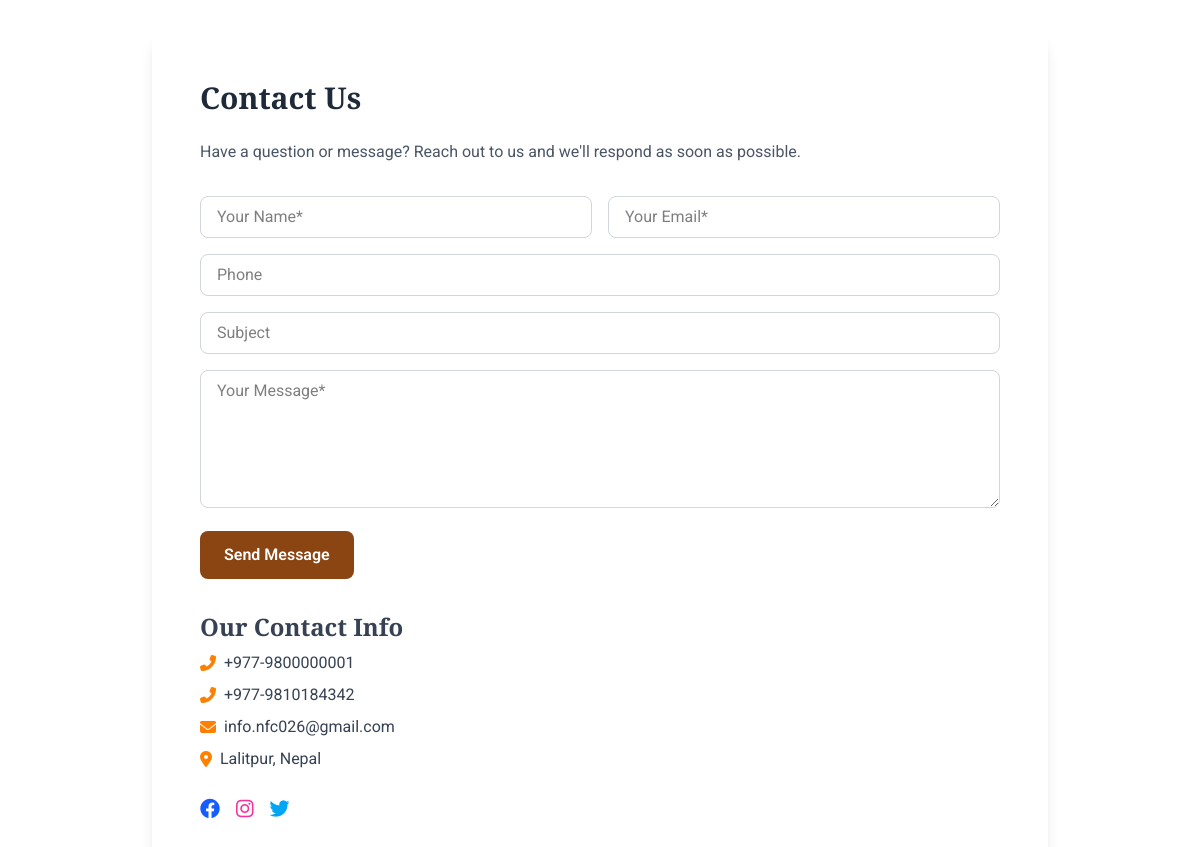
Page /contact/ on the committed database.
### dashboard/models.py (models this page shows, shortened)
class Organization(models.Model):
    name = models.CharField(max_length=200, default="My Store")
    logo = models.ImageField(upload_to='org/', blank=True, null=True)
    email = models.EmailField()
    phone = models.CharField(max_length=15)
    phone_secondary = models.CharField(max_length=15, blank=True)
    address = models.TextField()
    facebook = models.URLField(blank=True)
    instagram = models.URLField(blank=True)
    twitter = models.URLField(blank=True)
    youtube = models.URLField(blank=True)
    tiktok = models.URLField(blank=True)
    class Meta:
        verbose_name = 'Organization Info'
        verbose_name_plural = 'Organization Info'

### ecommerce/views.py (the view, shortened to what this page needs)
# urls.py: path('contact/',views.contact_view,name='contact'),
def contact_view(request):
    return render(request, 'website/pages/contact.html')

### ecommerce/base_urls.py (called while the page is built)
def base_urls(request):
    return {
        "FOOD_BASE_URL": "https://www.food.hellobajar.com",
        "ECOMMERCE_BASE_URL": "https://www.hellobajar.com",
    }

### ecommerce/context_processors.py (called while the page is built)
def nepal_locations(request):
    file_path = os.path.join(settings.BASE_DIR, 'static', 'data', 'nepal_provinces.json')
    with open(file_path, 'r', encoding='utf-8') as f:
        data = json.load(f)
    return {
        'nepal_locations': data
    }

### templates/website/pages/contact.html (shortened to what this page needs)
{% extends 'website/components/base.html' %}
{% block content %}
<div class="mt-8 max-w-4xl mx-auto bg-white rounded-xl shadow-lg p-8 md:p-12 fade-in">
  <h1 class="text-3xl font-bold text-gray-800 mb-6">Contact Us</h1>
  <p class="text-gray-600 mb-8">Have a question or message? Reach out to us and we'll respond as soon as possible.</p>
  <div class="grid grid-cols-1 md:grid-cols-2 gap-8">
    <form method="POST" class="space-y-4 md:col-span-2">
      <div class="grid grid-cols-1 md:grid-cols-2 gap-4">
        <input type="text" name="name" placeholder="Your Name*" required
               class="w-full border border-gray-300 rounded-lg px-4 py-2 focus:ring-2 focus:ring-[var(--primary)] outline-none transition">
        <input type="email" name="email" placeholder="Your Email*" required
               class="w-full border border-gray-300 rounded-lg px-4 py-2 focus:ring-2 focus:ring-[var(--primary)] outline-none transition">
      </div>
      <input type="text" name="phone" placeholder="Phone"
             class="w-full border border-gray-300 rounded-lg px-4 py-2 focus:ring-2 focus:ring-[var(--primary)] outline-none transition">
      <input type="text" name="subject" placeholder="Subject"
             class="w-full border border-gray-300 rounded-lg px-4 py-2 focus:ring-2 focus:ring-[var(--primary)] outline-none transition">
      <textarea name="message" placeholder="Your Message*" required rows="5"
                class="w-full border border-gray-300 rounded-lg px-4 py-2 focus:ring-2 focus:ring-[var(--primary)] outline-none transition"></textarea>
      <button type="submit" class="btn bg-[var(--bg-brown)] text-white ">Send Message</button>
    </form>
    <div class="flex flex-col justify-start space-y-2">
      <h2 class="text-2xl font-semibold text-gray-700">Our Contact Info</h2>
      {% if organization.phone %}
        <p class="flex items-center gap-2 text-gray-700">
          <i class="fas fa-phone-alt text-[var(--primary)]"></i> +977-{{ organization.phone }}
        </p>
      {% endif %}
      {% if organization.phone_secondary %}
        <p class="flex items-center gap-2 text-gray-700">
          <i class="fas fa-phone-alt text-[var(--primary)]"></i> +977-{{ organization.phone_secondary }}
        </p>
      {% endif %}
      {% if organization.email %}
        <p class="flex items-center gap-2 text-gray-700">
          <i class="fas fa-envelope text-[var(--primary)]"></i> {{ organization.email }}
        </p>
      {% endif %}
      {% if organization.address %}
        <p class="flex items-center gap-2 text-gray-700">
          <i class="fas fa-map-marker-alt text-[var(--primary)]"></i> {{ organization.address }}
        </p>
      {% endif %}
      <div class="flex items-center gap-4 mt-4">
        {% if organization.facebook %}
          <a href="{{ organization.facebook }}" target="_blank" class="text-blue-600 hover:text-blue-800 text-xl">
            <i class="fab fa-facebook"></i>
          </a>
        {% endif %}
        {% if organization.instagram %}
          <a href="{{ organization.instagram }}" target="_blank" class="text-pink-500 hover:text-pink-600 text-xl">
            <i class="fab fa-instagram"></i>
          </a>
        {% endif %}
        {% if organization.twitter %}
          <a href="{{ organization.twitter }}" target="_blank" class="text-sky-500 hover:text-sky-700 text-xl">
            <i class="fab fa-twitter"></i>
          </a>
        {% endif %}
      </div>
    </div>
  </div>
</div>
{% endblock %}

### templates/website/components/base.html (style rules this page uses)
:root { --primary: #FF7F00; --primary-dark: #CC6600; --bg-brown: #8B4513; --text-light: #ffffff; --text-primary: #333333; --text-secondary: #666666; --bg-light: #fff8f0; --success: #2ecc71; --shadow-sm: 0 1px 3px rgba(0,0,0,0.12); --shadow-md: 0 4px 6px rgba(0,0,0,0.1); }
body, p, span, li, button, input { font-family: 'Roboto', sans-serif; }
h1, h2, h3, h4, h5, h6 { font-family: 'Playfair Display', Georgia, serif; }
.btn { padding: 0.75rem 1.5rem; border-radius: 0.5rem; font-weight: 600; transition: all 0.3s ease; cursor: pointer; }
.fade-in { animation: fadeIn 0.5s ease-in; }
html { scrollbar-color: #FF7F00 #fff3e6; scrollbar-width: thin; }
body { top: 0 !important; }

### rows in the picture
Organization: phone "9800000001", phone_secondary "9810184342", email "info.nfc026@gmail.com", address "Lalitpur, Nepal"
